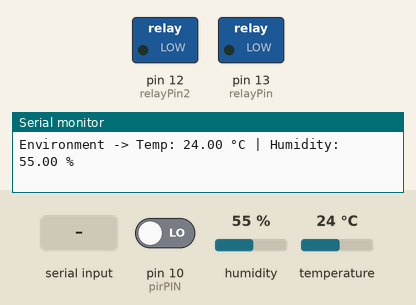
This sketch was run on a simulated Arduino Uno, built with avr-gcc and run on an emulated ATmega328P. On the bench: switched loads named in the sketch (green lamp = pin HIGH), the last lines printed to the serial monitor. The test bench sets the inputs (shaded band); at power-on: pin 10 (pirPIN) LOW, humidity 55 %, temperature 24 °C.

Above: at 3.2 s.
3.3 s: "LIGHT_ON\n" received over Serial
At 4.5 s:
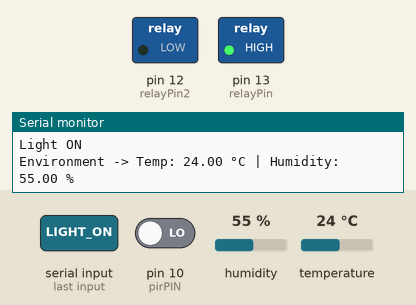
4.8 s: "FAN_ON\n" received over the second serial link
At 5.4 s:
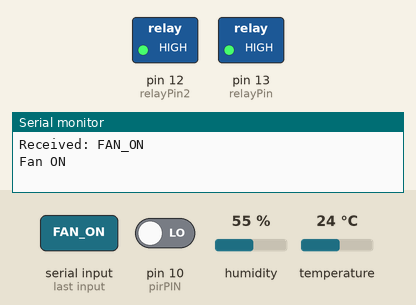
6.3 s: "LIGHT_OFF\n" received over Serial
At 7.1 s:
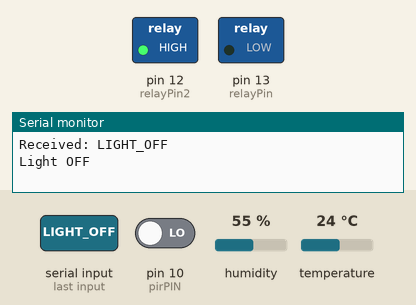
9.8 s: "FAN_OFF\n" received over the second serial link
At 10.5 s:
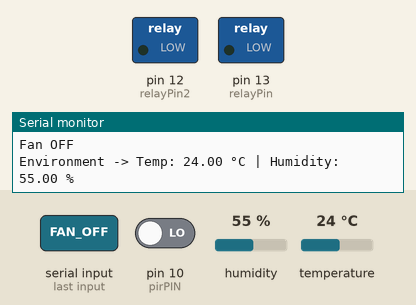
11.4 s: "LIGHT_ON\n" received over the second serial link
At 11.7 s:
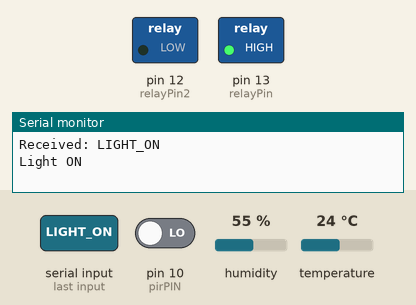
Timing chart, 0 to 14.0 s (numbered marks = the images above; inputs shaded):
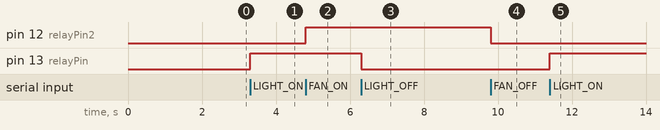

The sketch:

sketch_dec21b.ino
```cpp
#include <DHT.h>
#include <SoftwareSerial.h>

// HC-05 TX ->  D2, HC-05 RX ->  D3
#define BT_RX 2
#define BT_TX 3
SoftwareSerial myBT(BT_RX, BT_TX);

const int relayPin = 13;
const int relayPin2 = 12  ;
const int pirPIN = 10;
const int DHT_PIN = 11;
// static int
// Define the sensor type as DHT11
#define DHTTYPE DHT11
DHT dht(DHT_PIN, DHTTYPE);

unsigned long previousMillis = 0;
const long interval = 2000;
// char command = 0;
String command = "";
float temperature;
void setup()
{
  Serial.begin(9600);

  pinMode(pirPIN, INPUT);
  dht.begin();
  Serial.println("System starting up... Calibrating PIR.");
  delay(2000); // Standard PIR warmup delay

  pinMode(relayPin, OUTPUT);
  digitalWrite(relayPin, LOW);
  pinMode(relayPin2, OUTPUT);
  digitalWrite(relayPin2, LOW);
  myBT.begin(9600);
  myBT.println("System Ready. Connect via App and send '1' for ON.");
  Serial.println("System Ready. Connect via App and send '1' for ON.");
}

void loop()
{
  // 1. CONSTANTLY CHECK PIR FOR MOTION

  int motionState = digitalRead(pirPIN);

  if (motionState == HIGH)
  {
    Serial.println("[ALERT] Motion Detected!");
    myBT.println("[ALERT] Motion Detected!");
    delay(200);
  }
  unsigned long currentMillis = millis();
  if (currentMillis - previousMillis >= interval)
  {
    previousMillis = currentMillis;
    // Read humidity and temperature values
    float humidity = dht.readHumidity();
    temperature = dht.readTemperature();
    // Temperature in Celsius
    // Check if the readings failed
    if (isnan(humidity) || isnan(temperature))
    {
      Serial.println("[ERROR] Failed to read from DHT11 sensor!");
      myBT.println("[ERROR] Failed to read from DHT11 sensor!");
    }
    else
    {
      // Stream data cleanly to the Serial Monitor
      Serial.print("Environment -> Temp: ");
      Serial.print(temperature);
      Serial.print(" °C | Humidity: ");
      Serial.print(humidity);
      Serial.println(" %");
      // Stream data cleanly to the Bluetooth App
      myBT.print("Env -> Temp: ");
      myBT.print(temperature);
      myBT.print(" C | Hum: ");
      myBT.print(humidity);
      myBT.println(" %");
    }
  }
  // 2. CHECK BLUETOOTH COMMANDS
  if (myBT.available())
  {
    command = myBT.readStringUntil('\n');
    command.trim();

    Serial.print("Received: ");
    Serial.println(command);

    if (command == "LIGHT_ON")
    {
      digitalWrite(relayPin, HIGH);
      myBT.println("LIGHT_ON_OK");
      Serial.println("Light ON");
    }

    else if (command == "LIGHT_OFF")
    {
      digitalWrite(relayPin, LOW);
      myBT.println("LIGHT_OFF_OK");
      Serial.println("Light OFF");
    }

    else if (command == "FAN_ON")
    {
      digitalWrite(relayPin2, HIGH);
      myBT.println("FAN_ON_OK");
      Serial.println("Fan ON");
    }

    else if (command == "FAN_OFF")
    {
      digitalWrite(relayPin2, LOW);
      myBT.println("FAN_OFF_OK");
      Serial.println("Fan OFF");
    }
    else if (command == "GET_TEMPERATURE")
    {
      if (isnan(temperature))
      {
        Serial.println("TEMP_ERROR");
      }
      else
      {
        Serial.print("TEMP:");
        Serial.println(temperature);
      }
    }
    else
    {
      myBT.println("UNKNOWN_COMMAND");
      Serial.print("Unknown command: ");
      Serial.println(command);
    }
  }
  if (Serial.available())
  {
    command = Serial.readStringUntil('\n');
    command.trim();

    Serial.print("Received: ");
    Serial.println(command);

    if (command == "LIGHT_ON")
    {
      digitalWrite(relayPin, HIGH);
      myBT.println("LIGHT_ON_OK");
      Serial.println("Light ON");
    }

    else if (command == "LIGHT_OFF")
    {
      digitalWrite(relayPin, LOW);
      myBT.println("LIGHT_OFF_OK");
      Serial.println("Light OFF");
    }

    else if (command == "FAN_ON")
    {
      digitalWrite(relayPin2, HIGH);
      myBT.println("FAN_ON_OK");
      Serial.println("Fan ON");
    }

    else if (command == "FAN_OFF")
    {
      digitalWrite(relayPin2, LOW);
      myBT.println("FAN_OFF_OK");
      Serial.println("Fan OFF");
    }
    else if (command == "GET_TEMPERATURE")
    {
      if (isnan(temperature))
      {
        Serial.println("TEMP_ERROR");
      }
      else
      {
        Serial.print("TEMP:");
        Serial.println(temperature);
      }
    }
    else
    {
      myBT.println("UNKNOWN_COMMAND");
      Serial.print("Unknown command: ");
      Serial.println(command);
    }
  }
}

// const int pirPIN = 13;

// void setup() {
//   Serial.begin(9600);
//   pinMode(pirPIN, INPUT);
//   delay(20000);
// }

// void loop() {
//   Serial.println(digitalRead(pirPIN));
//   delay(200);
// }
// void setup() {
//   pinMode(13, OUTPUT);
//   pinMode(10, OUTPUT);

//   digitalWrite(13, LOW);
//   digitalWrite(10, LOW);
// }

// void loop() {
//   digitalWrite(13, HIGH);
//   digitalWrite(10, LOW);
//   delay(2000);

//   digitalWrite(13, LOW);
//   digitalWrite(10, HIGH);
//   delay(2000);
// }
```

Measured:
- after the input at 3.3 s, pin 13 (relayPin): LOW → HIGH at once
- after the input at 4.8 s, pin 12 (relayPin2): LOW → HIGH at once
- after the input at 6.3 s, pin 13 (relayPin): HIGH → LOW at once
- after the input at 9.8 s, pin 12 (relayPin2): HIGH → LOW at once
- after the input at 11.4 s, pin 13 (relayPin): LOW → HIGH at once
